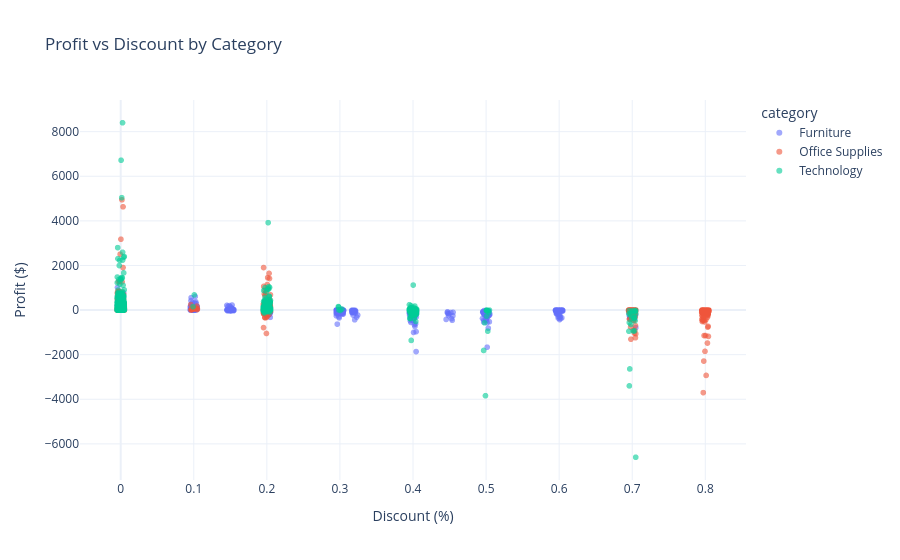

Source (notebook cell):
### Markdown cell above
### Plotly version

### Code cell
df["discount_jitter"] = df["discount"] + np.random.uniform(-0.005, 0.005, size=len(df))

fig = px.scatter(
    df,
    x="discount_jitter", y="profit",
    color="category",
    opacity=0.6,
    title="Profit vs Discount by Category",
    labels={"discount_jitter": "Discount", "profit": "Profit ($)"},
    color_continuous_scale="Tealgrn",
)
fig.update_traces(marker=dict(size=6, line=dict(width=0)))
fig.update_layout(
    yaxis_title="Profit ($)",
    xaxis_title="Discount (%)",
    template="plotly_white",
    hovermode="closest"
)
fig.write_image("../plots/profit_vs_discount_plotly.png", scale=3)
fig.show()

### Figure 1 — Plotly figure (JSON) as saved in the notebook; plotly's stock layout.template omitted (floating-point values rounded to 4 significant figures; data arrays with more than 128 entries replaced by an {"elided": "..."} marker saying what was removed)
{"data": [{"hovertemplate": "category=Furniture<br>Discount=%{x}<br>Profit ($)=%{y}<extra></extra>", "legendgroup": "Furniture", "marker": {"color": "#636efa", "line": {"width": 0}, "opacity": 0.6, "size": 6, "symbol": "circle"}, "mode": "markers", "name": "Furniture", "showlegend": true, "type": "scattergl", "x": {"elided": "2121 float values"}, "xaxis": "x", "y": {"elided": "2121 float values"}, "yaxis": "y"}, {"hovertemplate": "category=Office Supplies<br>Discount=%{x}<br>Profit ($)=%{y}<extra></extra>", "legendgroup": "Office Supplies", "marker": {"color": "#EF553B", "line": {"width": 0}, "opacity": 0.6, "size": 6, "symbol": "circle"}, "mode": "markers", "name": "Office Supplies", "showlegend": true, "type": "scattergl", "x": {"elided": "6026 float values"}, "xaxis": "x", "y": {"elided": "6026 float values"}, "yaxis": "y"}, {"hovertemplate": "category=Technology<br>Discount=%{x}<br>Profit ($)=%{y}<extra></extra>", "legendgroup": "Technology", "marker": {"color": "#00cc96", "line": {"width": 0}, "opacity": 0.6, "size": 6, "symbol": "circle"}, "mode": "markers", "name": "Technology", "showlegend": true, "type": "scattergl", "x": {"elided": "1847 float values"}, "xaxis": "x", "y": {"elided": "1847 float values"}, "yaxis": "y"}], "layout": {"hovermode": "closest", "legend": {"title": {"text": "category"}, "tracegroupgap": 0}, "title": {"text": "Profit vs Discount by Category"}, "xaxis": {"anchor": "y", "domain": [0, 1], "title": {"text": "Discount (%)"}}, "yaxis": {"anchor": "x", "domain": [0, 1], "title": {"text": "Profit ($)"}}}}
